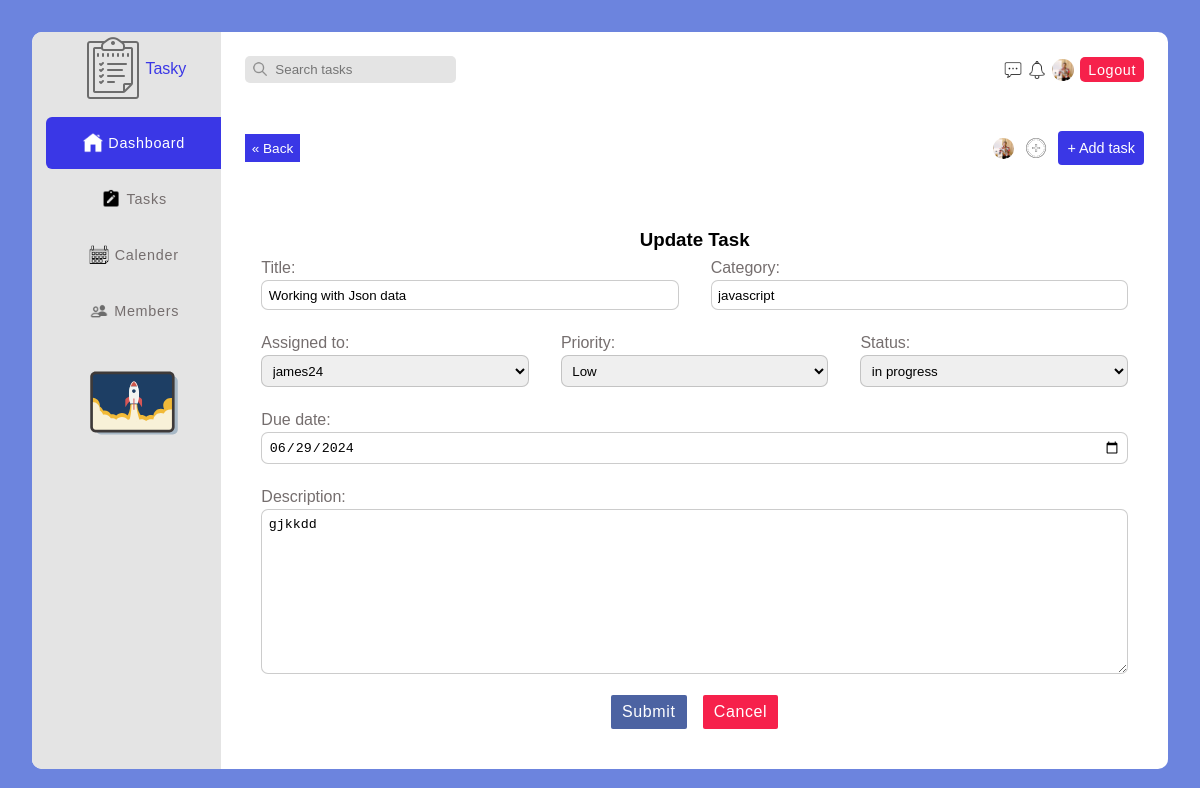
Before: /task-update/2/ (signed in) with the older database file.
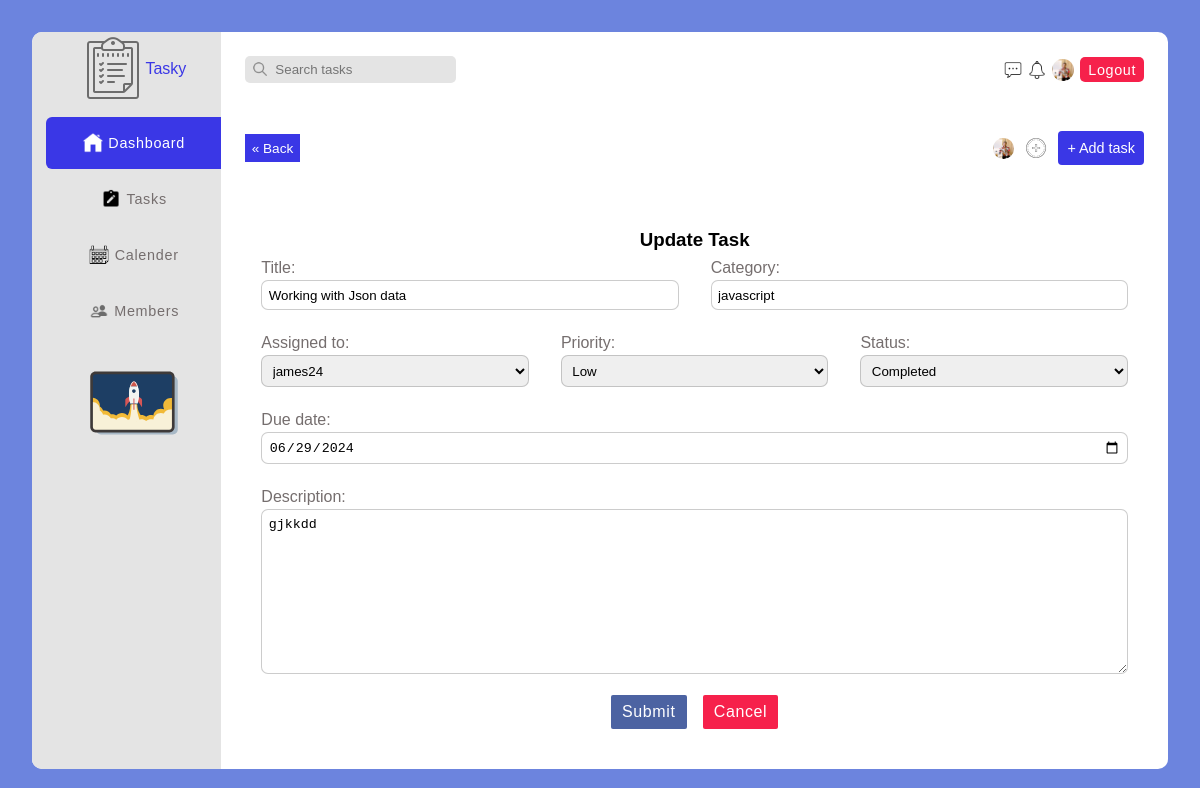
After: the same page with the newer database file.
### task/models.py (models this page shows, shortened)
class Task(models.Model):
    STATUS_CHOICES = (
        ('in progress', 'in progress'),
        ('completed', 'Completed'),
        ('overdue', 'Overdue')
    )
    PRIORITY_CHOICES = (
        ('low', 'Low'),
        ('medium', 'Medium'),
        ('high', 'High')
    )
    task_creator = models.ForeignKey(
        User, on_delete=models.CASCADE, related_name="Task_Manager")
    assigned_to = models.ForeignKey(User, on_delete=models.DO_NOTHING)
    title = models.CharField(max_length=100)
    priority = models.CharField(
        max_length=15, choices=PRIORITY_CHOICES)
    status = models.CharField(
        max_length=15, choices=STATUS_CHOICES)
    category = models.CharField(max_length=100)
    description = models.TextField()
    timestamp = models.DateTimeField(auto_now_add=True)
    due_date = models.DateTimeField()
    class Meta:
        ordering = ['-timestamp']

### task/views.py (the view, shortened to what this page needs)
# urls.py: path('task-update/<int:pk>/', UpdateTask.as_view(), name='task-update'),
class UpdateTask(LoginRequiredMixin, SuccessMessageMixin, UpdateView):
    model = Task
    form_class = AddTaskForm
    template_name = 'task/update-task.html'
    success_message = 'Task Updated'
    def get_context_data(self, **kwargs):
        context = super().get_context_data(**kwargs)
        context["task_active"] = True
        context['title'] = 'Update Task'
        context['submit_btn'] = 'Update'
        return context

### task/forms.py
class AddTaskForm(forms.ModelForm):
    due_date = forms.DateField(
        widget=forms.DateInput(attrs={'type': 'date'}))
    class Meta:
        model = Task
        fields = "__all__"
        exclude = ('task_creator', 'timestamp')
        widgets = {
            'description': forms.Textarea(attrs={
                'placeholder': "A short description of the project"
            })
        }

### account/models.py (called while the page is built)
    def __str__(self):
        return self.username

### task/templates/task/update-task.html (shortened to what this page needs)
{% extends 'base.html' %}
{% load static %}
{% block content %}
<div class="pry-container">
    {% include 'sidebar.html' %}
    <section class="main-container task-details-container">
        {% include 'top-nav.html' %}
<div class="flex flex-btw bottom-nav">
    <div class="flex prev-filter-sort detail-bottom-nav">
      <a href="{{request.META.HTTP_REFERER}}"class="back-btn"
        >&laquo; Back</a
      >
    </div>
    <div class="flex add-profile">
      <div class="relative flex profiles">
        <img
          src="{% static 'img/profile-pic.jpg' %}"
          alt=""
          srcset=""
          class="cover"
        />
      </div>
      <img
        src="{% static 'img/icons/icons8-add-80.png' %}"
        alt=""
        srcset=""
        class="add-icon"
      />
      <div class="pointer add-task" id="add-task-btn">
        <p>+ Add task</p>
      </div>
    </div>
  </div>
    <section class="add-task-container" id="add-task-container">
        <h3 class="txt-ctr">Update Task</h3>
        <form action="{% url 'task:add-task' %}" method="post" enctype="multipart/form-data" class="add-task-form">
            <div class="form-grid-2">
                <div class="input-container">
                    {{form.title.label_tag}}
                    {{form.title}}
                </div>
                <div class="input-container">
                    {{form.category.label_tag}}
                    {{form.category}}
                </div>
            </div>
            <div class="form-grid-3">
                <div class="input-container">
                    {{form.assigned_to.label_tag}}
                    {{form.assigned_to}}
                </div>
                <div class="input-container">
                    {{form.priority.label_tag}}
                    {{form.priority}}
                </div>
                <div class="input-container">
                    {{form.status.label_tag}}
                    {{form.status}}
                </div>
            </div>
            <div class="input-container">
                {{form.due_date.label_tag}}
                {{form.due_date}}
            </div>
            <div class="input-container">
                {{form.description.label_tag}}
                {{form.description}}
            </div>
            <div class="flex-ctr-ctr input-container btn-container">
                <button type="submit" class="submit-btn" id="submit-task">Submit</button>
                <button type="button" class="cancel-btn" id="cancel-task">Cancel</button>
            </div>
        </form>
    </section>
    </section>
</div>
{% endblock content %}

Changed rows visible on the page:
changed Task "Working with Json data": status "in progress" → "Completed"
